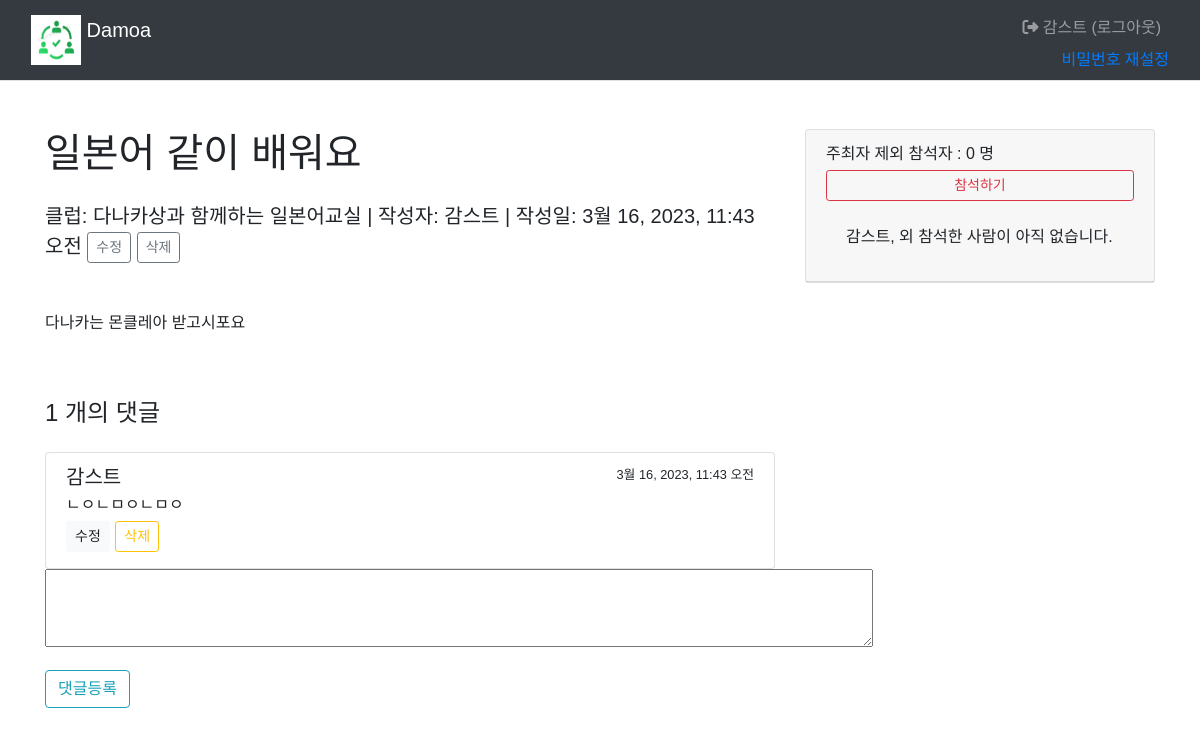
The app's page /main/board_list/reply/create/307/ (signed in), older data.
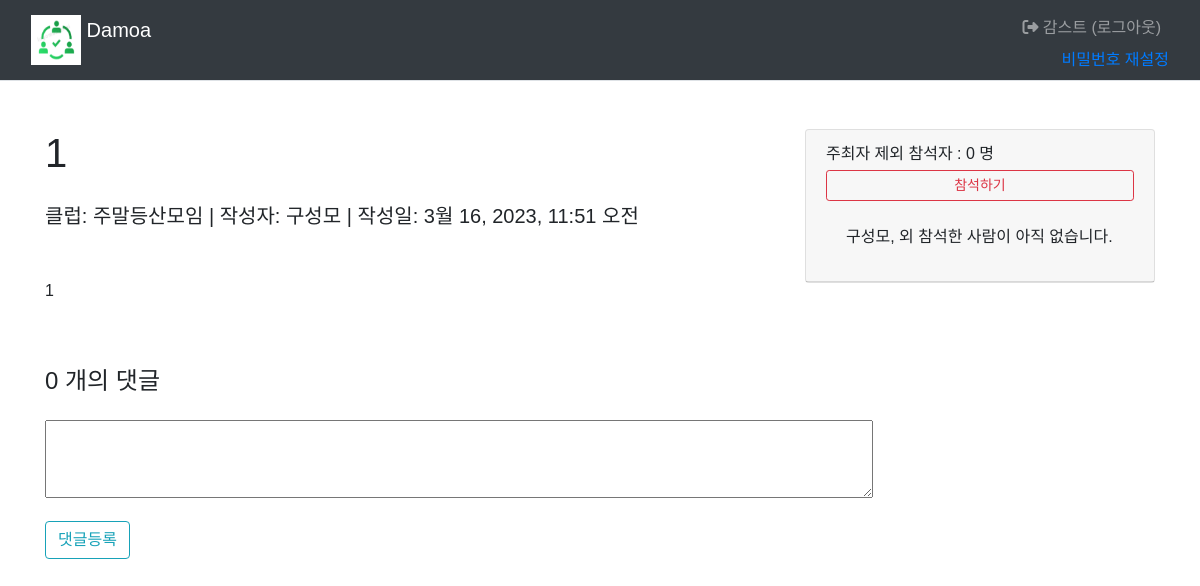
The same page, newer data.
### main/models.py (models this page shows, shortened)
class Board(models.Model):
    club = models.ForeignKey(Club, on_delete=models.CASCADE)
    author = models.ForeignKey(settings.AUTH_USER_MODEL, on_delete=models.CASCADE, default=1, null=True, related_name='author_board')
    subject = models.CharField('제목', max_length = 200,
                               help_text='게시글의 제목을 한 줄로 작성하세요.')
    content = models.TextField('내용', help_text='내용을 상세히 작성하세요.')
    create_date = models.DateTimeField('생성일')
    modify_date = models.DateTimeField(null=True, blank=True)
    voter=models.ManyToManyField(settings.AUTH_USER_MODEL, related_name='voter_board')
    event_date = models.DateTimeField('모임일',null=True, blank=True)

class Club(models.Model):
    class category(models.TextChoices):
        from django.utils.translation import gettext_lazy as _
        COOK = 'CK', _('Cook')
        CULTURE = 'CT', _('Culture')
        GAME = 'GA', _('Game')
        LANGUAGE = 'LA', _('Language')
        MUSIC = 'MU', _('Music')
        OUTDOOR = 'OD', _('Outdoor')
        SPORTS = 'SP', _('Sports')
    category = models.CharField(
        max_length=10,
        choices = category.choices,
        null=True
    )
    name=models.TextField('클럽이름')
    author = models.ForeignKey(settings.AUTH_USER_MODEL, on_delete=models.CASCADE, default=1, null=True, related_name='author_club')

class Reply(models.Model):
    board = models.ForeignKey(Board, on_delete=models.CASCADE)
    author = models.ForeignKey(settings.AUTH_USER_MODEL, on_delete=models.CASCADE, default=1, null=True)
    content = models.TextField()
    create_date = models.DateTimeField('생성일')
    modify_date = models.DateTimeField(null=True, blank=True)

### common/models.py (models this page shows)
class CustomUser(AbstractBaseUser, PermissionsMixin) :
    email = models.EmailField(blank=True, unique=True, default='')
    username = models.CharField(max_length = 15, unique=True)
    name = models.CharField(max_length=15)
    age = models.IntegerField()
    ad = models.CharField(max_length=50)
    is_active = models.BooleanField(default=True)
    is_superuser = models.BooleanField(default=True)
    is_staff = models.BooleanField(default=True)
    date_joined = models.DateTimeField(default=timezone.now)
    last_login = models.DateTimeField(blank=True, null=True)
    objects = CustomUserManager()
    USERNAME_FIELD = 'username'
    REQUIRED_FIELD = ['name']
    class Meta :
        ordering = ['-date_joined']
        verbose_name = 'User'
        verbose_name_plural = 'User'

### main/views.py (the view)
# urls.py: path('main/board_list/reply/create/<int:board_id>/', views.reply_create, name='reply_create'),
@login_required(login_url = 'common:login')
def reply_create(request, board_id):
    board=get_object_or_404(Board, pk=board_id)
    if request.method=='POST':
        form=ReplyForm(request.POST)
        if form.is_valid():
            reply=form.save(commit=False)
            reply.author=request.user
            reply.create_date=timezone.now()
            reply.board=board
            reply.save()
            return redirect('main:detail', board_id=board.id)
    else:
        form=ReplyForm()
    context={'board':board, 'form':form}
    return render(request, 'main/board_detail.html', context)

### main/forms.py
class ReplyForm(forms.ModelForm):
    class Meta:
        model = Reply
        fields = ['content']
        labels={
            'content':'답변내용',
        }

### templates/main/board_detail.html (shortened to what this page needs)
{% extends 'base.html' %}
{% block content %}
  <div class="container py-5">
    <div class="row">
      <div class="col-lg-8">
        <h1 class="mb-4">
          {{ board.subject }}</h1>
        <div class="lead mb-5">
          클럽:
          {{ board.club.name }}
          | 작성자:
          {{ board.author.name }}
          {% if board.modify_date %}
            | 수정일:
            {{ board.modify_date }}
            {%else%}
            | 작성일:
            {{ board.create_date }}
          {% endif %}
          {% if request.user == board.author %}
            <a href="{% url 'main:board_modify' board.id %}" class="btn btn-sm btn-outline-secondary">수정</a>
            <a href="#" class="delete btn btn-sm btn-outline-secondary" data-uri="{% url 'main:board_delete' board.id %}">삭제</a>
          {% endif %}
        </div>
        {% autoescape off %}
        <p>{{ board.content|safe }}</p>
        {% endautoescape %}
        <div class="row">
          <div class="col-lg-12">
            <h4 class="mt-5 mb-4">{{board.reply_set.count}}
              개의 댓글</h4>
            <div class="list-group">
              {% for reply in board.reply_set.all %}
                <div class="list-group-item">
                  <div class="d-flex w-100 justify-content-between">
                    <h5 class="mb-1">{{ reply.author.name }}</h5>
                    {% if reply.modify_date %}
                      <small>
                        {{ reply.modify_date }}(수정)</small>
                      {%else%}
                      <small>{{ reply.create_date }}</small>
                    {% endif %}
                  </div>
                  <p class="mb-1">{{reply.content}}</p>
                  <h5 class="mb-1">
                    {% if request.user == reply.author %}
                      <a href="{% url 'main:reply_modify' reply.id %}" class="btn btn-light btn-sm">수정</a>
                      <a href="javascript:void(0)" class="delete btn btn-outline-warning btn-sm" data-uri="{% url 'main:reply_delete' reply.id %}">삭제</a>
                    {% endif %}
                  </h5>
                </div>
              {% endfor %}
            </div>
          </div>
        </div>
        <form action="{%url 'main:reply_create' board.id%}" method="post">
          <div class="form-group">
            <textarea name="content" id="content" cols="87%" rows="3"></textarea>
          </div>
          <input type="submit" value="댓글등록" class="btn btn-outline-info">
        </form>
      </div>
      <div class="col-lg-4">
        <div class="card">
          <div class="card-header">
            주최자 제외 참석자 :
            {{board.voter.count}}
            명
            {%if request.user in board.voter.all %}
              <a href="#" data-uri="{%url 'main:vote_board' board.id %}" class="recommend1 btn btn-sm btn-outline-danger btn-block my-1">참석취소</a>
              {%else%}
              <a href="#" data-uri="{%url 'main:vote_board' board.id %}" class="recommend btn btn-sm btn-outline-danger btn-block my-1">참석하기</a>
              {%endif%}
              <div class="card-body">
                {{board.author.name}},
                {% for voter in board.voter.all %}
                  {{ voter.name }}
                  {% if not forloop.last %},
                  {% endif %}
                  {% empty %}
                  외 참석한 사람이 아직 없습니다.
                {% endfor %}
              </div>
            </div>
          </div>
        </div>
      </div>
    </div>
{% endblock %}

Row changes from the older to the newer data that the page shows:
removed Reply: author.name "감스트", create_date "3월 16, 2023, 11:43 오전", content "ㄴㅇㄴㅁㅇㄴㅁㅇ", shows "수정"
changed Board: subject "일본어 같이 배워요" → "1"; club.name "다나카상과 함께하는 일본어교실" → "주말등산모임"; author.name "감스트" → "구성모"; create_date "3월 16, 2023, 11:43 오전" → "3월 16, 2023, 11:51 오전"; content "다나카는 몬클레아 받고시포요" → "1"; reply_set.count "1" → "0"; author_id 2 → 3 (drawn)
Text that changed along with them:
text no longer shown: "수정 삭제"
